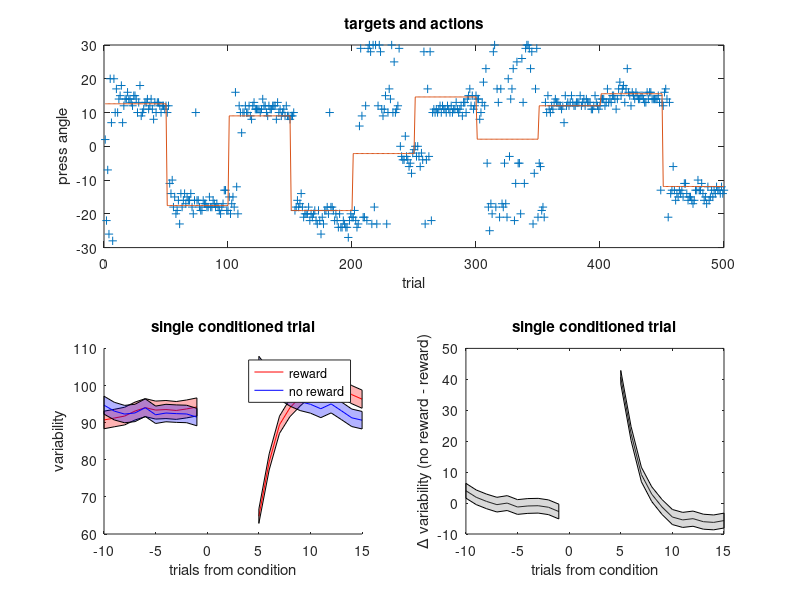

MATLAB code for this plot:
% Figure 1 

clear all;
load fig_cond;


figure;

% actions and targets
%

subplot(2,1,1);
plot(ex.a(1:500), '+');
hold on;
plot(ex.tar(1:500));
hold off;
xlabel('trial');
ylabel('press angle');
title('targets and actions');


% reward and no-reward
%

subplot(2,2,3);

cols = {'red', 'blue'};
labels = {'reward', 'no reward'};
which = {ex.clamp == 1, ex.clamp == 0};

ax = -10:15;
clear v;
clear hh;
clear n;
clear m;
clear s;
hold on;
for c_idx = 1:2
    ix = find(which{c_idx});
    for i = 1:length(ix)
        for j = 1:length(ax)
            t = ix(i) + ax(j);
            v(i,j) = ex.var(t);
            if ax(j) >= 0 && ax(j) < 5
                v(i,j) = NaN;
            end
        end
    end

    n{c_idx} = size(v, 1);
    m{c_idx} = mean(v, 1);
    s{c_idx} = std(v, 1);
    se{c_idx} = std(v, 1) / sqrt(size(v,1));
    hh(c_idx) = plot(ax, m{c_idx}, 'color', cols{c_idx});

    w = ax < 0;
    h = fill([ax(w) flip(ax(w))], [m{c_idx}(w) + se{c_idx}(w) flip(m{c_idx}(w) - se{c_idx}(w))], cols{c_idx});
    set(h, 'facealpha', 0.3);

    w = ax >= 5;
    h = fill([ax(w) flip(ax(w))], [m{c_idx}(w) + se{c_idx}(w) flip(m{c_idx}(w) - se{c_idx}(w))], cols{c_idx});
    set(h, 'facealpha', 0.3);

    %plot([0 0], [60 100], '--', 'color', [0.4 0.4 0.4]);
end
hold off;

legend(hh, labels);
xlabel('trials from condition');
ylabel('variability');
title('single conditioned trial');

% no-reward - reward
%

subplot(2,2,4);

md = m{2} - m{1};
sed = sqrt(s{1}.^2 + s{2}.^2) / sqrt(n{1} + n{2}); 

plot(ax, md, 'color', 'black');
hold on;

w = ax < 0;
h = fill([ax(w) flip(ax(w))], [md(w) + sed(w) flip(md(w) - sed(w))], [0.5 0.5 0.5]);
set(h, 'facealpha', 0.3);

w = ax >= 5;
h = fill([ax(w) flip(ax(w))], [md(w) + sed(w) flip(md(w) - sed(w))], [0.5 0.5 0.5]);
set(h, 'facealpha', 0.3);
hold off;

xlabel('trials from condition');
ylabel('\Delta variability (no reward - reward)');
title('single conditioned trial');
